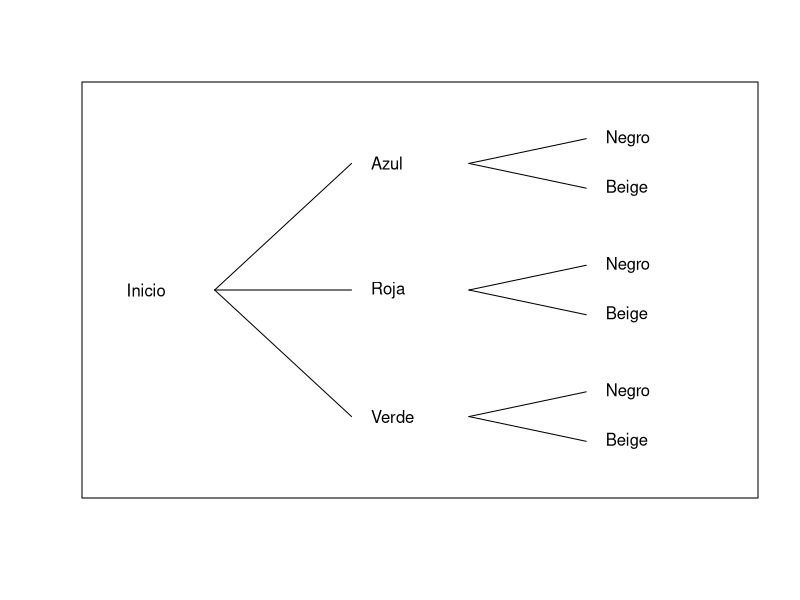
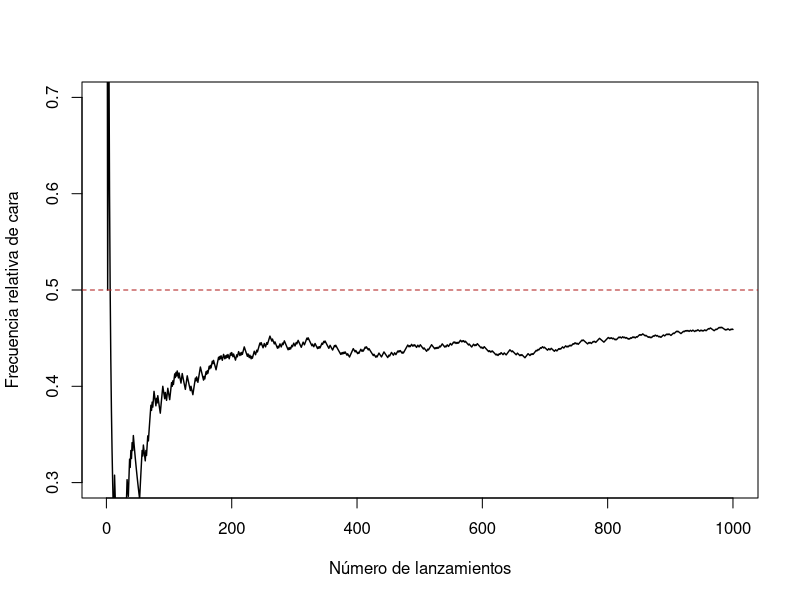

Write the R code that produced these figures, in order.
## ---- chunk 1
#| label: fig-arbol-conteo
#| fig-cap: "Diagrama de árbol para elegir una polera y un pantalón."
#| fig-width: 7
#| fig-height: 3.8
plot.new()
plot.window(xlim = c(0, 3.2), ylim = c(0, 7))
poleras <- c("Azul", "Roja", "Verde")
pantalones <- c("Negro", "Beige")
y1 <- c(5.8, 3.5, 1.2)
text(0.1, 3.5, "Inicio", adj = 0)
for (i in seq_along(poleras)) {
  segments(0.55, 3.5, 1.25, y1[i])
  text(1.35, y1[i], poleras[i], adj = 0)
  for (j in seq_along(pantalones)) {
    y2 <- y1[i] + c(0.45, -0.45)[j]
    segments(1.85, y1[i], 2.45, y2)
    text(2.55, y2, pantalones[j], adj = 0)
  }
}
box()
## ---- chunk 2
#| label: tbl-decision-conteo
conteo <- data.frame(
  `Objetos` = c("Todos", "Todos", "Algunos", "Algunos", "Algunos"),
  `Orden` = c("Importa", "Importa", "Importa", "No importa", "No importa"),
  `Reuso` = c("No", "Indistinguibles", "Opcional", "No", "Admitido"),
  `Procedimiento` = c("$P_n=n!$", "$n!/(n_1!\\cdots n_k!)$", "$V(n,r)$", "$\\binom nr$", "$\\binom{n+r-1}{r}$"),
  check.names = FALSE
)
knitr::kable(conteo, format = "pipe",
             caption = "Criterios para escoger un procedimiento de conteo.")
## ---- chunk 3
#| label: fig-simulacion-moneda
#| fig-cap: "Frecuencia relativa acumulada de cara en 1 000 lanzamientos simulados."
#| fig-width: 7
#| fig-height: 4
set.seed(44)
n <- 1000
cara <- rbinom(n, size = 1, prob = 0.5)
frecuencia <- cumsum(cara) / seq_len(n)
plot(seq_len(n), frecuencia, type = "l", lwd = 1.4,
     xlab = "Número de lanzamientos", ylab = "Frecuencia relativa de cara",
     ylim = c(0.3, 0.7))
abline(h = 0.5, lty = 2, col = "firebrick")
